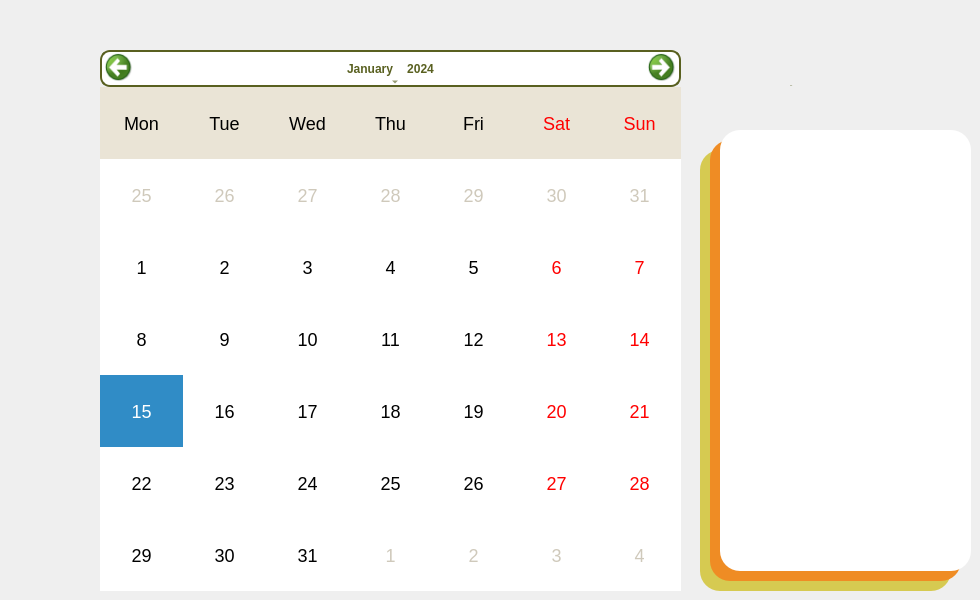
   <widget class="QWidget" name="Calendar">
    <widget class="QCalendarWidget" name="calendarWidget">
     <property name="geometry">
      <rect>
       <x>100</x>
       <y>50</y>
       <width>581</width>
       <height>541</height>
      </rect>
     </property>
     <property name="font">
      <font>
       <stylestrategy>PreferDefault</stylestrategy>
      </font>
     </property>
     <property name="cursor">
      <cursorShape>PointingHandCursor</cursorShape>
     </property>
     <property name="focusPolicy">
      <enum>Qt::NoFocus</enum>
     </property>
     <property name="contextMenuPolicy">
      <enum>Qt::DefaultContextMenu</enum>
     </property>
     <property name="layoutDirection">
      <enum>Qt::LeftToRight</enum>
     </property>
     <property name="autoFillBackground">
      <bool>false</bool>
     </property>
     <property name="styleSheet">
      <string notr="true">#qt_calendar_navigationbar{
background-color: white;
border: 2px solid rgb(89, 96,32);
border-radius: 10px;
}
QCalendarWidget QWidget{
alternate-background-color:#EAE4D6;
}

QCalendarWidget QToolButton{
color:rgb(89, 96, 32);
font: 30px &quot;Imprint MT Shadow&quot;;
icon-size: 30px;
}

QCalendarWidget QAbstractItemView:enabled{
font: 18px;
color: black;
}

QCalendarWidget QAbstractItemView:disabled{
font: 18px;
color: #CFC9BB;
}
#qt_calendar_prevmonth 
#qt_calendar_nextmonth {
    qproperty-icon: none;
}

#qt_calendar_yearbutton:hover,
#qt_calendar_monthbutton:hover{
	background-color: #EAE4D6;
}

QCalendarWidget QToolButton QMenu::item:selected:enabled{
background-color:#d6ca51;
}

#qt_calendar_calendarview{
background-color: white;
border-top: 0px;
border-radius: 5px;
}

#qt_calendar_calendarview::item:hover{
border-radius: 10px;
background-color:#EF8c24;
}

#qt_calendar_calendarview::item:selected{
border-radius: 10px;
background-color:#d6ca51;
}
</string>
     </property>
     <property name="inputMethodHints">
      <set>Qt::ImhNone</set>
     </property>
     <property name="firstDayOfWeek">
      <enum>Qt::Monday</enum>
     </property>
     <property name="gridVisible">
      <bool>false</bool>
     </property>
     <property name="selectionMode">
      <enum>QCalendarWidget::NoSelection</enum>
     </property>
     <property name="horizontalHeaderFormat">
      <enum>QCalendarWidget::ShortDayNames</enum>
     </property>
     <property name="verticalHeaderFormat">
      <enum>QCalendarWidget::NoVerticalHeader</enum>
     </property>
     <property name="navigationBarVisible">
      <bool>true</bool>
     </property>
     <property name="dateEditEnabled">
      <bool>true</bool>
     </property>
     <property name="dateEditAcceptDelay">
      <number>1500</number>
     </property>
    </widget>
    <widget class="QListWidget" name="listWidget">
     <property name="geometry">
      <rect>
       <x>710</x>
       <y>140</y>
       <width>251</width>
       <height>441</height>
      </rect>
     </property>
     <property name="styleSheet">
      <string notr="true">background-color:#EF8c24;
border-radius: 20px;</string>
     </property>
    </widget>
    <widget class="QListWidget" name="listWidget_2">
     <property name="geometry">
      <rect>
       <x>720</x>
       <y>130</y>
       <width>251</width>
       <height>441</height>
      </rect>
     </property>
     <property name="styleSheet">
      <string notr="true">border-radius:20px;
background-color: white;</string>
     </property>
    </widget>
    <widget class="QListWidget" name="listWidget_3">
     <property name="geometry">
      <rect>
       <x>700</x>
       <y>150</y>
       <width>251</width>
       <height>441</height>
      </rect>
     </property>
     <property name="styleSheet">
      <string notr="true">background-color: #d6ca51;
border-radius: 20px;</string>
     </property>
    </widget>
    <widget class="QLabel" name="title_2">
     <property name="geometry">
      <rect>
       <x>790</x>
       <y>60</y>
       <width>131</width>
       <height>51</height>
      </rect>
     </property>
     <property name="font">
      <font>
       <family>Imprint MT Shadow</family>
       <pointsize>-1</pointsize>
       <weight>50</weight>
       <italic>false</italic>
       <bold>false</bold>
      </font>
     </property>
     <property name="styleSheet">
      <string notr="true">font: 50px &quot;Imprint MT Shadow&quot;;
text-align: center;
color: #596020;
</string>
     </property>
     <property name="text">
      <string>Task:</string>
     </property>
    </widget>
    <zorder>listWidget_3</zorder>
    <zorder>calendarWidget</zorder>
    <zorder>listWidget</zorder>
    <zorder>listWidget_2</zorder>
    <zorder>title_2</zorder>
   </widget>
